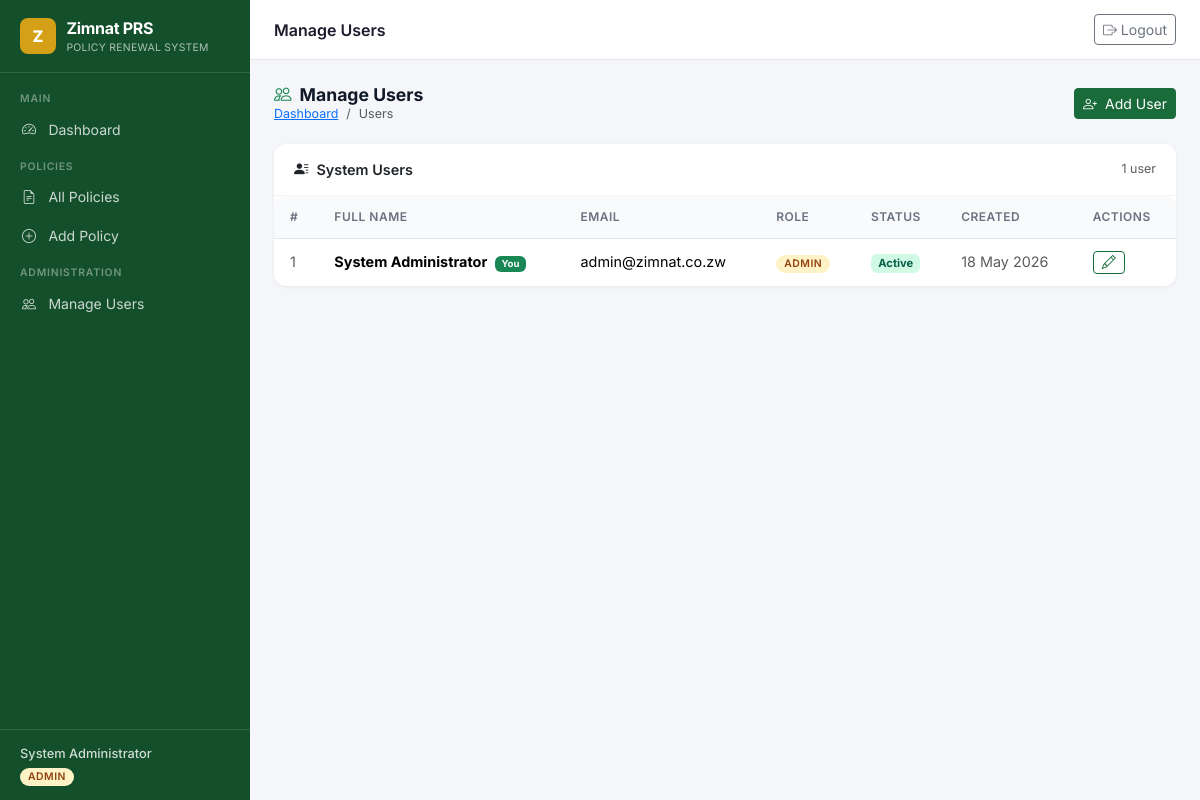
Screenshot of /users/index (signed in) with the database file from the repository.
### tables this page shows
CREATE TABLE IF NOT EXISTS users (
    id          INT UNSIGNED AUTO_INCREMENT PRIMARY KEY,
    full_name   VARCHAR(150)  NOT NULL,
    email       VARCHAR(255)  NOT NULL UNIQUE,
    password    VARCHAR(255)  NOT NULL,
    role        ENUM('admin','policy_officer','viewer') NOT NULL DEFAULT 'viewer',
    is_active   TINYINT(1)    NOT NULL DEFAULT 1,
    created_at  DATETIME      NOT NULL DEFAULT CURRENT_TIMESTAMP,
    updated_at  DATETIME      NOT NULL DEFAULT CURRENT_TIMESTAMP ON UPDATE CURRENT_TIMESTAMP
);

### controllers/UserController.php (called while the page is built, shortened)
<?php
class UserController
{
    private UserModel $userModel;
    public function __construct()
    {
        $this->userModel = new UserModel();
    }
    public function index(): void
    {
        $users     = $this->userModel->findAll();
        $pageTitle = 'Manage Users';
        include ROOT . '/views/admin/users/index.php';
    }
}

### index.php (called while the page is built, shortened)
<?php
require_once ROOT . '/config/Database.php';
spl_autoload_register(function (string $class): void {
    $dirs = [
        ROOT . '/models/',
        ROOT . '/controllers/',
        ROOT . '/services/',
        ROOT . '/middleware/',
    ];
    foreach ($dirs as $dir) {
        $file = $dir . $class . '.php';
        if (file_exists($file)) {
            return;
        }
    }
});
$request = trim(parse_url($_SERVER['REQUEST_URI'], PHP_URL_PATH), '/');
$base    = trim(BASE_URL, '/');
if ($base !== '' && str_starts_with($request, $base)) {
    $request = trim(substr($request, strlen($base)), '/');
}
$segments   = explode('/', $request);
$action     = $segments[1] ?? 'index';
$param      = $segments[2] ?? null;
$ctrl = new $controllerClass();
$ctrl->$action($param);

### middleware/AuthMiddleware.php (called while the page is built, shortened)
<?php
class AuthMiddleware
{
    public static function hasRole(string ...$roles): bool
    {
        return in_array($_SESSION['user_role'] ?? '', $roles, true);
    }
    public static function currentUserId(): int
    {
        return (int) ($_SESSION['user_id'] ?? 0);
    }
}

### config/Database.php (called while the page is built, shortened)
<?php
class Database
{
    private static ?PDO $instance = null;
    public static function getInstance(): PDO
    {
        if (self::$instance === null) {
            $dsn = sprintf(
                'mysql:host=%s;dbname=%s;charset=%s',
                DB_HOST, DB_NAME, DB_CHARSET
            );
            $options = [
                PDO::ATTR_ERRMODE            => PDO::ERRMODE_EXCEPTION,
                PDO::ATTR_DEFAULT_FETCH_MODE => PDO::FETCH_ASSOC,
                PDO::ATTR_EMULATE_PREPARES   => false,
            ];
            try {
                self::$instance = new PDO($dsn, DB_USER, DB_PASS, $options);
            } catch (PDOException $e) {
                error_log('DB Connection failed: ' . $e->getMessage());
                die(json_encode(['error' => 'Database connection error. Please contact the administrator.']));
            }
        }
        return self::$instance;
    }
}

### models/BaseModel.php (called while the page is built, shortened)
<?php
abstract class BaseModel
{
    protected PDO $db;
    public function __construct()
    {
        $this->db = Database::getInstance();
    }
    protected function query(string $sql, array $params = []): PDOStatement
    {
        $stmt = $this->db->prepare($sql);
        $stmt->execute($params);
        return $stmt;
    }
}

### models/UserModel.php (called while the page is built, shortened)
<?php
class UserModel extends BaseModel
{
    public function findAll(): array
    {
        return $this->query(
            'SELECT id, full_name, email, role, is_active, created_at
               FROM users ORDER BY created_at DESC'
        )->fetchAll();
    }
}

### views/admin/users/index.php (the view, shortened to what this page needs)
<?php include ROOT . '/views/partials/header.php'; ?>
<div class="page-header">
    <div>
        <h4><i class="bi bi-people me-2 text-success"></i>Manage Users</h4>
        <nav aria-label="breadcrumb"><ol class="breadcrumb mb-0">
            <li class="breadcrumb-item"><a href="<?= BASE_URL ?>/dashboard">Dashboard</a></li>
            <li class="breadcrumb-item active">Users</li>
        </ol></nav>
    </div>
    <a href="<?= BASE_URL ?>/users/create" class="btn btn-primary btn-sm">
        <i class="bi bi-person-plus me-1"></i> Add User
    </a>
</div>
<div class="section-card">
    <div class="section-card-header">
        <h6><i class="bi bi-person-lines-fill me-2"></i>System Users</h6>
        <span class="text-muted" style="font-size:.78rem;"><?= count($users) ?> user<?= count($users) !== 1 ? 's' : '' ?></span>
    </div>
    <div class="table-responsive">
        <table class="data-table table mb-0">
            <thead>
                <tr>
                    <th>#</th>
                    <th>Full Name</th>
                    <th>Email</th>
                    <th>Role</th>
                    <th>Status</th>
                    <th>Created</th>
                    <th>Actions</th>
                </tr>
            </thead>
            <tbody>
            <?php foreach ($users as $i => $u): ?>
            <tr>
                <td class="text-muted"><?= $i + 1 ?></td>
                <td><strong><?= htmlspecialchars($u['full_name']) ?></strong>
                    <?php if ($u['id'] === AuthMiddleware::currentUserId()): ?>
                    <span class="badge bg-success ms-1" style="font-size:.6rem;">You</span>
                    <?php endif; ?>
                </td>
                <td><?= htmlspecialchars($u['email']) ?></td>
                <td>
                    <span class="role-pill role-<?= $u['role'] ?>">
                        <?= str_replace('_', ' ', $u['role']) ?>
                    </span>
                </td>
                <td>
                    <?php if ($u['is_active']): ?>
                    <span class="badge" style="background:#d1fae5;color:#065f46;font-size:.7rem;">Active</span>
                    <?php else: ?>
                    <span class="badge" style="background:#fee2e2;color:#991b1b;font-size:.7rem;">Inactive</span>
                    <?php endif; ?>
                </td>
                <td class="text-muted"><?= date('d M Y', strtotime($u['created_at'])) ?></td>
                <td>
                    <div class="d-flex gap-1">
                        <a href="<?= BASE_URL ?>/users/edit/<?= $u['id'] ?>"
                           class="btn btn-sm btn-outline-primary py-0 px-2" title="Edit">
                            <i class="bi bi-pencil"></i>
                        </a>
                    </div>
                </td>
            </tr>
            <?php endforeach; ?>
            </tbody>
        </table>
    </div>
</div>
<?php include ROOT . '/views/partials/footer.php'; ?>

### views/partials/header.php (shortened to what this page needs)
<!DOCTYPE html>
<html lang="en">
<head>
    <link href="https://cdn.jsdelivr.net/npm/bootstrap@5.3.3/dist/css/bootstrap.min.css" rel="stylesheet">
    <link href="https://cdn.jsdelivr.net/npm/bootstrap-icons@1.11.3/font/bootstrap-icons.min.css" rel="stylesheet">
</head>
<body>
<div id="sidebar">
    <div class="sidebar-brand">
        <div style="width:36px;height:36px;background:var(--zim-gold);border-radius:8px;display:flex;align-items:center;justify-content:center;font-weight:800;font-size:1rem;color:#fff;flex-shrink:0;">Z</div>
        <div>
            <span>Zimnat PRS</span>
            <small>Policy Renewal System</small>
        </div>
    </div>
    <nav>
        <?php $cur = $segments[0] ?? ''; $curAction = $segments[1] ?? 'index'; ?>
        <div class="nav-section">Main</div>
        <a class="nav-link <?= $cur === 'dashboard' ? 'active' : '' ?>"
           href="<?= BASE_URL ?>/dashboard">
            <i class="bi bi-speedometer2"></i> Dashboard
        </a>
        <div class="nav-section mt-1">Policies</div>
        <a class="nav-link <?= ($cur === 'policies') ? 'active' : '' ?>"
           href="<?= BASE_URL ?>/policies/index">
            <i class="bi bi-file-earmark-text"></i> All Policies
        </a>
        <?php if (AuthMiddleware::hasRole('admin', 'policy_officer')): ?>
        <a class="nav-link <?= ($cur === 'policies' && $curAction === 'create') ? 'active' : '' ?>"
           href="<?= BASE_URL ?>/policies/create">
            <i class="bi bi-plus-circle"></i> Add Policy
        </a>
        <?php endif; ?>
        <?php if (AuthMiddleware::hasRole('admin')): ?>
        <div class="nav-section mt-1">Administration</div>
        <a class="nav-link <?= $cur === 'users' ? 'active' : '' ?>"
           href="<?= BASE_URL ?>/users/index">
            <i class="bi bi-people"></i> Manage Users
        </a>
        <?php endif; ?>
    </nav>
    <div class="sidebar-footer">
        <div style="font-weight:500;color:rgba(255,255,255,.8);margin-bottom:.2rem;">
            <?= htmlspecialchars($_SESSION['user_name'] ?? '') ?>
        </div>
        <span class="role-pill role-<?= htmlspecialchars($_SESSION['user_role'] ?? '') ?>">
            <?= str_replace('_', ' ', htmlspecialchars($_SESSION['user_role'] ?? '')) ?>
        </span>
    </div>
</div>
<div id="main">
    <div id="topbar">
        <span class="topbar-title"><?= htmlspecialchars($pageTitle ?? '') ?></span>
        <div class="ms-auto">
            <a href="<?= BASE_URL ?>/auth/logout" class="btn btn-sm btn-outline-secondary">
                <i class="bi bi-box-arrow-right"></i> Logout
            </a>
        </div>
    </div>
    <div id="page-content">

### views/partials/footer.php (shortened to what this page needs)
    </div>
</div>
</body>
</html>

### views/partials/header.php (style rules this page uses)
:root { --zim-green: #1a6b3a; --zim-green-d: #134f2b; --zim-green-l: #e8f5ed; --zim-gold: #d4a017; --sidebar-w: 250px; --header-h: 60px; }
* { box-sizing: border-box; }
body { font-family: 'Inter', sans-serif; background: #f4f6f9; margin: 0; font-size: 0.9rem; }
#sidebar { position: fixed; top: 0; left: 0; width: var(--sidebar-w); height: 100vh; background: var(--zim-green-d); color: #fff; display: flex; flex-direction: column; z-index: 1050; transition: transform .25s ease; }
#sidebar .sidebar-brand { padding: 1rem 1.25rem; border-bottom: 1px solid rgba(255,255,255,.12); display: flex; align-items: center; gap: .65rem; min-height: var(--header-h); }
#sidebar .sidebar-brand span { font-weight: 700; font-size: 1rem; letter-spacing: -.3px; }
#sidebar .sidebar-brand small { display: block; font-size: .65rem; font-weight: 400; opacity: .65; letter-spacing: .3px; text-transform: uppercase; }
#sidebar nav { flex: 1; padding: .75rem 0; overflow-y: auto; }
#sidebar .nav-section { padding: .4rem 1.25rem .2rem; font-size: .65rem; font-weight: 600; letter-spacing: .8px; text-transform: uppercase; color: rgba(255,255,255,.4); }
#sidebar .nav-link { display: flex; align-items: center; gap: .65rem; padding: .55rem 1.25rem; color: rgba(255,255,255,.78); border-radius: 0; text-decoration: none; transition: background .15s, color .15s; font-size: .875rem; }
#sidebar .nav-link i { width: 18px; text-align: center; }
#sidebar .sidebar-footer { padding: .9rem 1.25rem; border-top: 1px solid rgba(255,255,255,.12); font-size: .8rem; color: rgba(255,255,255,.55); }
#main { margin-left: var(--sidebar-w); min-height: 100vh; display: flex; flex-direction: column; }
#topbar { height: var(--header-h); background: #fff; border-bottom: 1px solid #e3e6ea; display: flex; align-items: center; padding: 0 1.5rem; gap: 1rem; position: sticky; top: 0; z-index: 100; }
#topbar .topbar-title { font-size: 1rem; font-weight: 600; color: #1c1c2e; }
#topbar .ms-auto { display: flex; align-items: center; gap: 1rem; }
.role-pill { font-size: .65rem; font-weight: 600; padding: .15rem .5rem; border-radius: 999px; text-transform: uppercase; letter-spacing: .5px; }
.role-admin { background: #fef3c7; color: #92400e; }
#page-content { flex: 1; padding: 1.5rem; }
.data-table { background: #fff; border-radius: 12px; overflow: hidden; box-shadow: 0 1px 4px rgba(0,0,0,.06); }
.data-table thead th { background: #f9fafb; font-size: .75rem; font-weight: 600; text-transform: uppercase; letter-spacing: .5px; color: #6b7280; border-bottom: 1px solid #e5e7eb; padding: .75rem 1rem; white-space: nowrap; }
.data-table tbody td { padding: .75rem 1rem; vertical-align: middle; border-bottom: 1px solid #f3f4f6; }
.data-table tbody tr:last-child td { border-bottom: none; }
.section-card { background: #fff; border-radius: 12px; box-shadow: 0 1px 4px rgba(0,0,0,.06); overflow: hidden; }
.section-card-header { padding: 1rem 1.25rem; border-bottom: 1px solid #f3f4f6; display: flex; align-items: center; justify-content: space-between; }
.section-card-header h6 { margin: 0; font-weight: 600; font-size: .9rem; }
.btn-primary { background: var(--zim-green); border-color: var(--zim-green); }
.btn-outline-primary { color: var(--zim-green); border-color: var(--zim-green); }
.page-header { display: flex; align-items: center; justify-content: space-between; margin-bottom: 1.25rem; }
.page-header h4 { margin: 0; font-weight: 700; font-size: 1.1rem; color: #111827; }
.page-header .breadcrumb { margin: 0; font-size: .78rem; }

### rows the page displays
users: full_name "System Administrator", shows "You", email "admin@zimnat.co.zw", role "ADMIN", is_active "Active", created_at "18 May 2026"

### other values shown
$_SESSION['user_name'] "System Administrator"
str_replace('_', ' ', htmlspecialchars($_SESSION['user_role'] ?? '')) "ADMIN"
$pageTitle "Manage Users"
count($users) "1"
